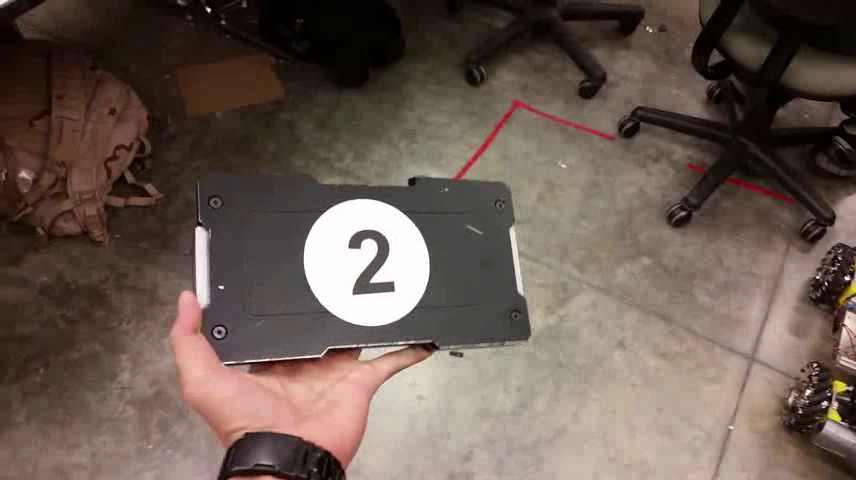
//> input picture frame 18 of TEST480.mp4, 856 x 480 px
$ ./fitellipse   (built with g++ and OpenCV 4)
//> lines starting //> are read from the running program, lines starting //| are printed output that depends on the picture; after the words box and inside, x2 and y2 are one past the last pixel; in counts of white or black regions, pixels touching at a corner belong together
#include "opencv2/highgui/highgui.hpp"
#include "opencv2/imgproc/imgproc.hpp"
#include <iostream>
#include <stdio.h>
#include <stdlib.h>

using namespace cv;
using namespace std;

Mat src; Mat src_gray;
RNG rng(12345);

// void thresh_callback(int, void* );
Mat thresh_callback();
/** @function main */
int main( int argc, char** argv )
{
   VideoCapture vid("TEST480.mp4");
   // Default resolution of the frame is obtained.The default resolution is system dependent.
   int frame_width = vid.get(CV_CAP_PROP_FRAME_WIDTH);
   int frame_height = vid.get(CV_CAP_PROP_FRAME_HEIGHT);
   //  int counter = 0;
   // Define the codec and create VideoWriter object.The output is stored in 'outcpp.avi' file.
    VideoWriter video("outcpp.avi", CV_FOURCC('M','J','P','G'), 10, Size(frame_width,frame_height));
   while(1) {
    // counter ++;
    // Capture frame-by-frame
    vid >> src;
//> src is the input picture: 480 rows x 856 cols, CV_8UC3; mean B, G, R 81.8, 90.8, 106.7

    // If the frame is empty, break immediately
    if (src.empty()) {
      break;
    }

    video.write(thresh_callback());
    waitKey(0);
   }

    // When everything done, release the video capture object
     vid.release();

    // Closes all the frames
    destroyAllWindows();
  //    cout << "Num Frames : " << "\n";
  //  cout << counter << "\n";
  return(0);
}

/** @function thresh_callback */
// void thresh_callback(int, void* )
Mat thresh_callback()
{
  Mat threshold_output;
  vector<vector<Point> > contours;
  vector<Vec4i> hierarchy;

  cvtColor(src, src_gray, CV_BGR2GRAY);
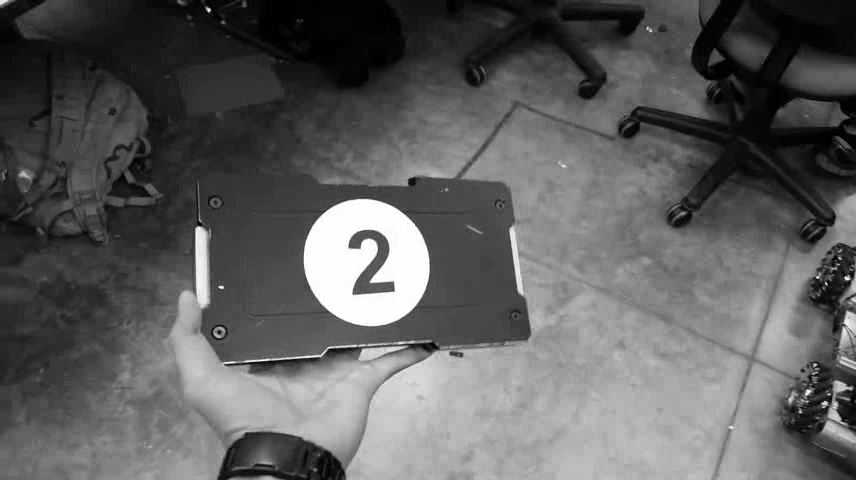
//> src_gray: 480 rows x 856 cols, CV_8UC1; min 0, max 255, mean 94.4
  // [11 lines of commented-out code are left out]
   GaussianBlur(src_gray,src_gray, Size(5,5) , 0);
  // threshold(src_gray, threshold_output, 80, 255, THRESH_BINARY);
  // Detect edges using Threshold

  // less block = more thresh = more c
  adaptiveThreshold(src_gray, threshold_output, 251, ADAPTIVE_THRESH_GAUSSIAN_C, THRESH_BINARY_INV, 17, 15);
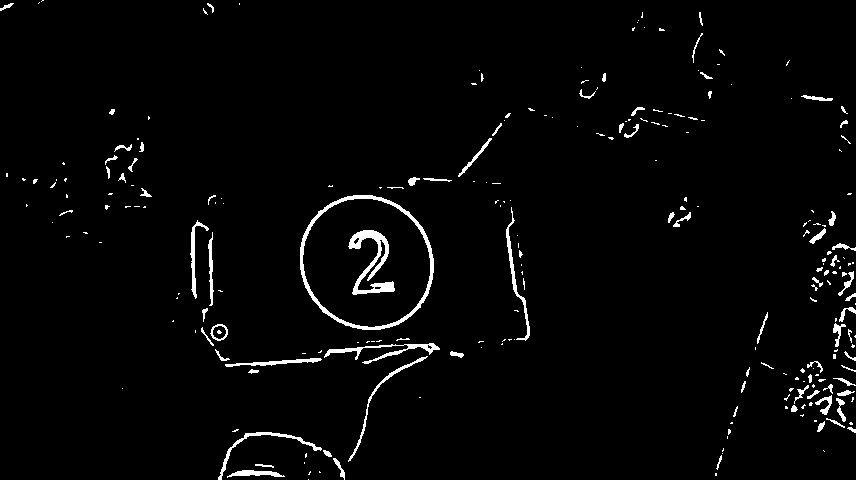
//> threshold_output: 480 rows x 856 cols, CV_8UC1; values 0 (black) and 251 (white), 2.4% white; 247 white regions (163 under 20 px)

  // Find contours
  findContours(threshold_output, contours, hierarchy, CV_RETR_TREE, CV_CHAIN_APPROX_SIMPLE, Point(0, 0));
//> contours = 252 contours, 195 with area under 20; largest, box (x1, y1, x2, y2) and area: (300, 195, 434, 330) 14086, (302, 198, 431, 328) 12912, (348, 230, 395, 295) 882, (324, 343, 440, 364) 382, (218, 432, 322, 480) 296


  Mat element = getStructuringElement(0, Size(5, 5), Point(0, 0));

  /// Apply the specified morphology operation
  morphologyEx(threshold_output, threshold_output, MORPH_CLOSE, element);
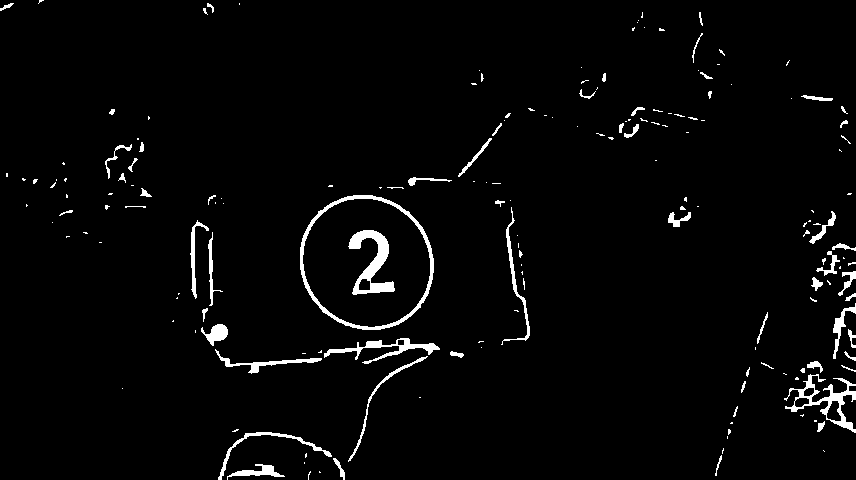
//> threshold_output: 480 rows x 856 cols, CV_8UC1; values 0 (black) and 251 (white), 2.8% white; 180 white regions (118 under 20 px)

  // Find the ellipses for each contour
  vector<RotatedRect> minEllipse(contours.size());
  // contour area is area of contour while contours[i].size computes number of contour points
  for(int i = 0; i < contours.size(); i++) {
	int cPts = contours[i].size();
	int cArea = contourArea(contours[i]);
	// cpts < 500
        // > 300 > 150 area
       if(cPts > 150 && cArea > 150) {
	   //	cout << cArea << "\n";
		minEllipse[i] = fitEllipse(contours[i]);
       } else {
           contours.erase(contours.begin() + i);
	   i--;
       }
  }
//> this loop made 252 passes
//> (cPts, cArea, i) on passes 5, 8, 13, 16, 22, 24, 28, 31, 34, 36, 37, 40: (37, 181, -1), (23, 56, -1), (14, 27, -1), (120, 296, -1), (15, 33, -1), (28, 23, -1), (10, 25, -1), (39, 70, -1), (45, 93, -1), (23, 40, -1), (16, 27, -1), (32, 39, -1)
//> (cPts, cArea) on passes 59, 158, 159, 160: (158, 229), (192, 14086), (176, 12911), (163, 882)
//> after the loop, contours = 4 contours; box (x1, y1, x2, y2) and area: (300, 195, 434, 330) 14086, (302, 198, 431, 328) 12912, (348, 230, 395, 295) 882, (348, 356, 428, 462) 229

  //minEllipse.shrink_to_fit();
  for(int a = 0; a < minEllipse.size(); a ++ ) {
       Scalar color = Scalar(159, 0, 255);
       // ellipse
       double width = minEllipse[a].size.width;
       double height = minEllipse[a].size.height;
       double area = minEllipse[a].size.area();
       //double angle = minEllipse[a].angle;
       if (width < 200 && height < 200 && area > 7000) {
	  // [7 lines of commented-out code are left out]
       	  ellipse(threshold_output, minEllipse[a], color, 5, 8);
       }
  }
//> this loop made 252 passes
//> (width, height, area) on passes 1 to 3: (35.13, 79.62, 2796.7), (130, 138.2, 17967.9), (124.1, 132.5, 16448.9)
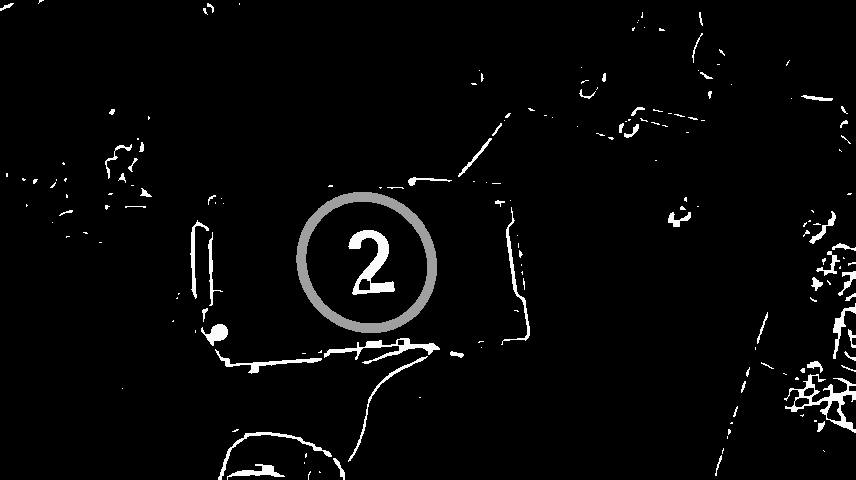
//> threshold_output: 480 rows x 856 cols, CV_8UC1; 0.99% of pixels changed, all inside (x1, y1, x2, y2) = (296, 192, 437, 333)

  hierarchy.clear();
  contours.clear();
//> contours = 0 contours
  minEllipse.clear();
  imshow("Frame", threshold_output);
  return threshold_output;
  // [4 lines of commented-out code are left out]
}

$ run again, starting later in the video
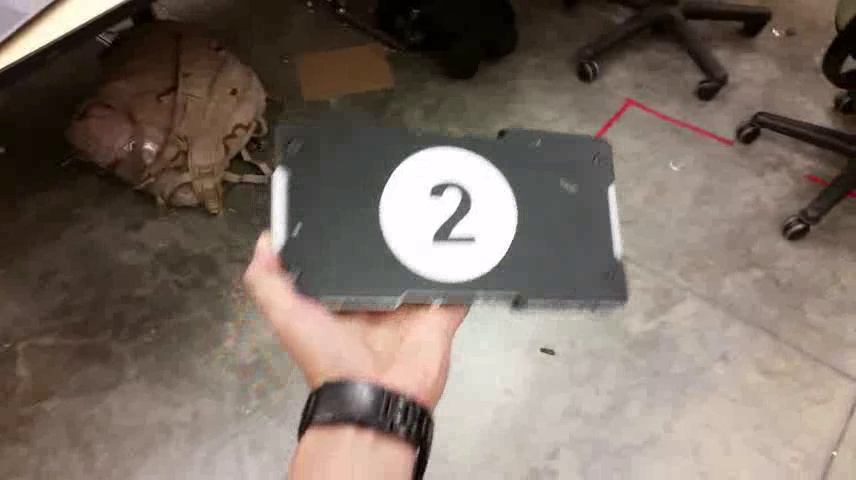
//> input picture frame 81 of TEST480.mp4, 856 x 480 px
//> src is the input picture: 480 rows x 856 cols, CV_8UC3; mean B, G, R 100.7, 110.1, 123.1
//> in thresh_callback, `findContours(threshold_output, contours, hierarchy, CV_RETR_TREE, CV_C..`: contours = 165 contours, 129 with area under 20; largest, box (x1, y1, x2, y2) and area: (375, 142, 522, 287) 16288, (378, 145, 519, 285) 15178, (430, 183, 475, 242) 770, (2, 3, 128, 73) 588, (0, 0, 65, 50) 311
//> in thresh_callback, `morphologyEx(threshold_output, threshold_output, MORPH_CLOSE, element);`:
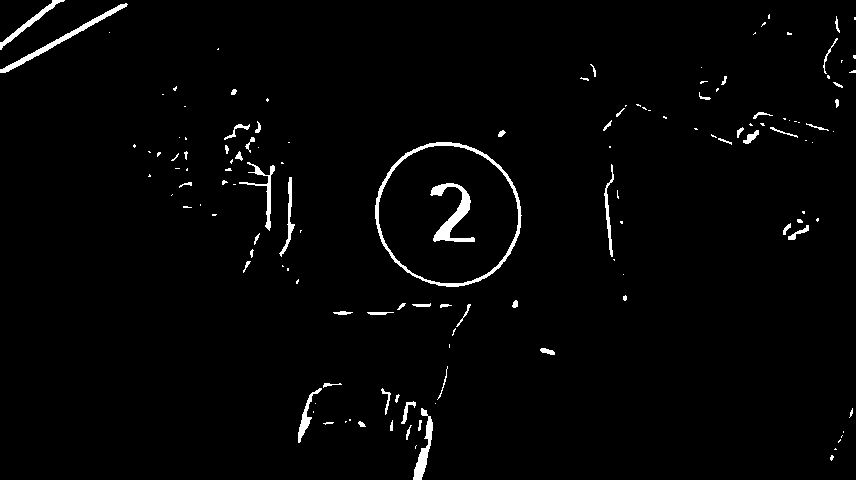
//> threshold_output: 480 rows x 856 cols, CV_8UC1; values 0 (black) and 251 (white), 1.9% white; 138 white regions (82 under 20 px)
//> the loop in thresh_callback, `for(int i = 0; i < contours.size(); i++)` made 165 passes
//> (cPts, cArea) on passes 7, 19, 22, 25, 28, 29, 36, 40: (63, 274), (25, 44), (13, 25), (21, 52), (22, 27), (68, 167), (15, 49), (14, 26)
//> after the loop in thresh_callback, `for(int i = 0; i < contours.size(); i++)`: contours = 3 contours; box (x1, y1, x2, y2) and area: (375, 142, 522, 287) 16288, (378, 145, 519, 285) 15178, (2, 3, 128, 73) 588
//> the loop in thresh_callback, `for(int a = 0; a < minEllipse.size(); a ++ )` made 165 passes
//> (width, height, area) on passes 1 to 3: (141.3, 146.8, 20735.3), (136.7, 141.2, 19302.8), (4.88, 209.2, 1021.1)
//> after the loop in thresh_callback, `for(int a = 0; a < minEllipse.size(); a ++ )`:
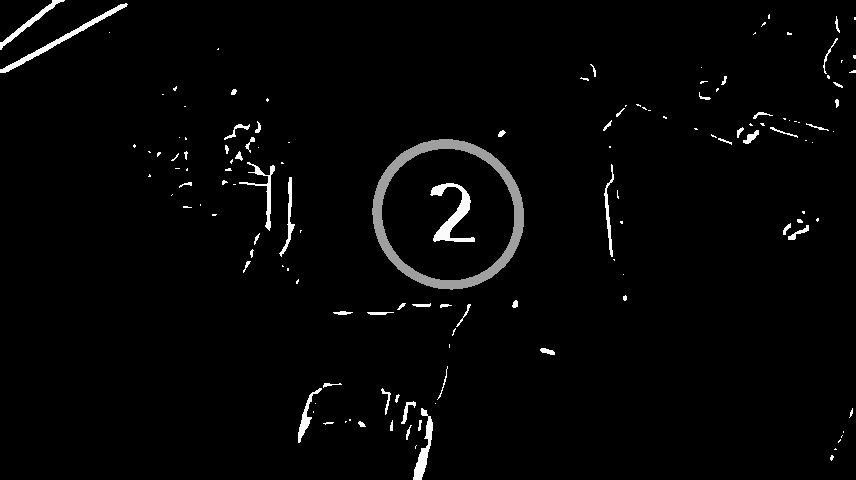
//> threshold_output: 480 rows x 856 cols, CV_8UC1; 1.03% of pixels changed, all inside (x1, y1, x2, y2) = (372, 139, 524, 290)
//> in thresh_callback, `contours.clear();`: contours = 0 contours
